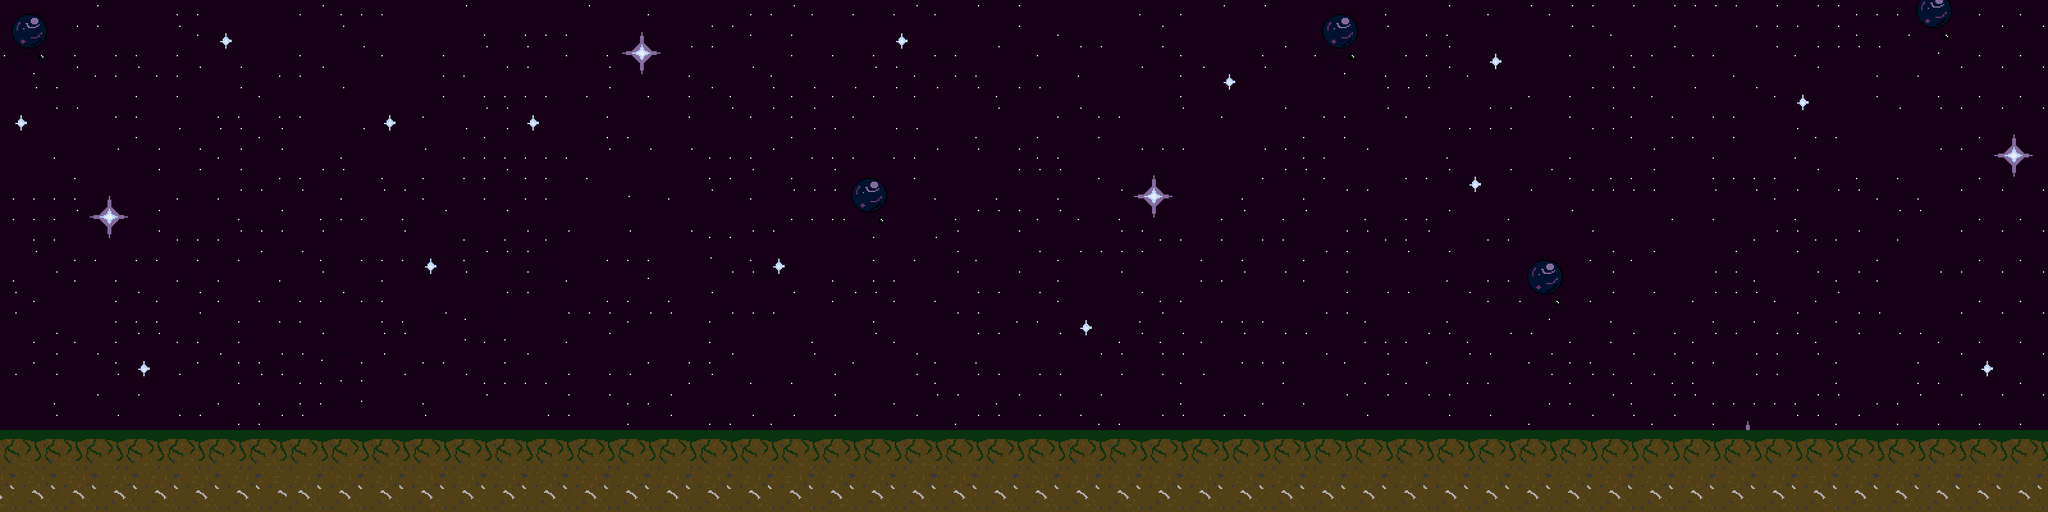

Below is a game level as drawn by its tile map, then a one-line description and the .tmx that defines it (tile-layer data replaced by summaries):
An orthogonal 100x25 tile map with 32x32 px tiles, 2 tile layers (sky, Ground), 3 tilesets.

<map version="1.5" tiledversion="1.5.0" orientation="orthogonal" renderorder="right-down" width="100" height="25" tilewidth="32" tileheight="32" infinite="0" nextlayerid="6" nextobjectid="1">
 <tileset firstgid="1" name="map_ground_dirt" tilewidth="32" tileheight="32" tilecount="4" columns="2">
  <image source="map_ground_dirt.png" width="64" height="64" />
 </tileset>
 <tileset firstgid="5" name="map_ground_grass" tilewidth="32" tileheight="32" tilecount="4" columns="2">
  <image source="map_ground_grass.png" width="64" height="64" />
 </tileset>
 <tileset firstgid="9" name="map_sky_night2" tilewidth="32" tileheight="32" tilecount="36" columns="6">
  <image source="map_sky_night2.png" width="192" height="192" />
 </tileset>
 <layer id="1" name="sky" width="100" height="25">
  <data>[2500 cells, 2500 non-empty, 32 distinct tile ids]</data>
 </layer>
 <layer id="5" name="Ground" width="100" height="25">
  <data>[2500 cells, 400 non-empty, 8 distinct tile ids]</data>
 </layer>
</map>
